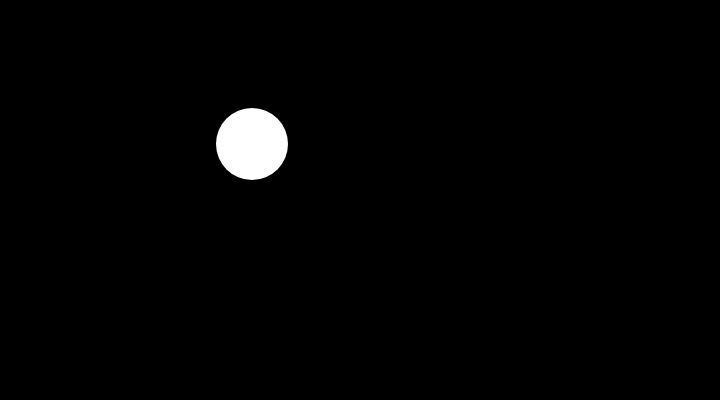
Frame 1 (no input)
Frame 60 (no input): identical to frame 1, image omitted
Frame 120 (the mouse pressed at the canvas centre since frame 60): identical to frame 1, image omitted

The p5.js sketch that drew this single still picture (run headless with seeded random() and noise() and a simulated clock; from frame 60 on, the mouse is pressed at the canvas centre):

// p5.js sketch
// ── sketch.js

function setup() {

	createCanvas(720,400);
	background(0);
	noStroke();
	
	fill(255);
	ellipse(252,144,72,72);


}

function draw() {


}
